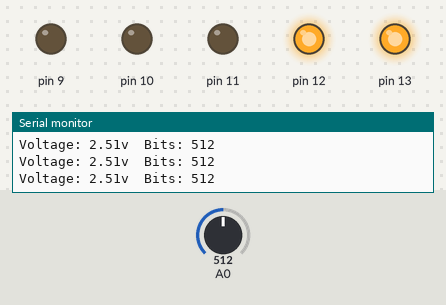
A sketch run on a simulated Arduino Uno, built with avr-gcc and run on an emulated ATmega328P. Parts: output pins drawn as LEDs (lit = HIGH), the last lines printed to the serial monitor. Inputs (shaded band) come from the test bench; at power-on: A0 = 512.

Above: at 1.2 s.
1.3 s: A0 set to 594
2.8 s: A0 set to 622
At 3.2 s:
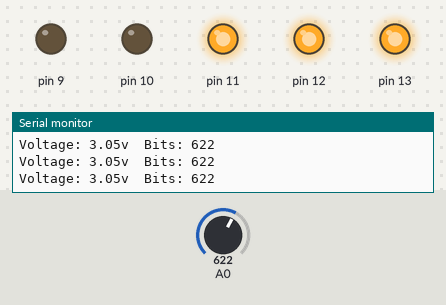
4.3 s: A0 set to 806
5.8 s: A0 set to 830
At 6.4 s:
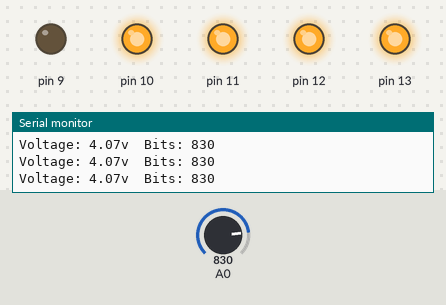
7.3 s: A0 set to 0
At 8.0 s:
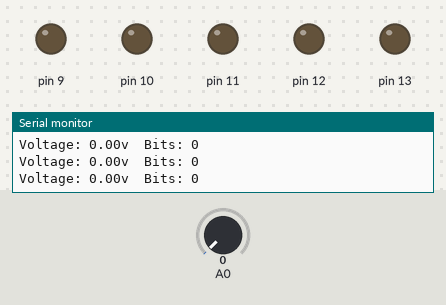
8.8 s: A0 set to 195
11.8 s: A0 set to 217
At 12.8 s:
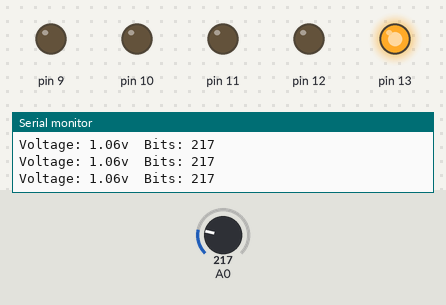
Timing chart, 0 to 14.3 s (numbered marks = the images above; inputs shaded):
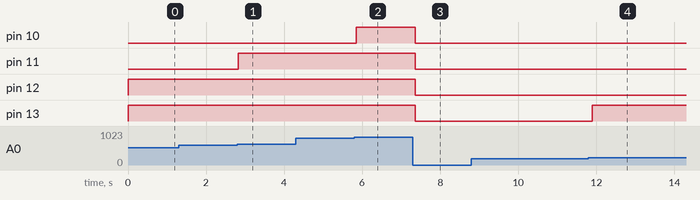

The sketch:

Robotics_14Voltmeter_and_5LEDs.ino
```cpp
//Analog input & Digital ouput
//The Arduino will read the voltage of a potentiometer. Five LEDs connected to the Arduino will turn on or off in accordance to the voltage
//If the voltage is 1, the first LED will turn on, if the voltage is 2, the first to LEDs will turn on, and so on until the voltage is 5 and the five LEDs are turned on

//First the variables must be declared, in this case sensor for the reading of bits, and v for the convertion from bits to voltage.
float sensor; //sensor is a float because operations with integers only give back integers, so in order to have decimals in the voltage, it is necessary to use float
float v;
int sensorInt; //This converts the float of the sensor to an integer, since it is not necessary to display .00

void setup() {

pinMode(A0,INPUT_PULLUP);
pinMode(13,OUTPUT);
pinMode(12,OUTPUT);
pinMode(11,OUTPUT);
pinMode(10,OUTPUT);
pinMode(9,OUTPUT);

  Serial.begin(9600);
  // Print a message to the LCD.

}

void loop() {


sensor=analogRead(A0); //HERE IT READS
v=sensor/(1023/5);
sensorInt=sensor; //THIS CONVERTS THE FLOAT OF THE SENSOR TO AN INTEGER


Serial.print("Voltage: ");
Serial.print(v); //THIS PRINTS THE VOLTAGE
Serial.print("v  ");
Serial.print("Bits: ");
Serial.print(sensorInt); //THIS PRINTS THE BITS AS AN INTEGER
Serial.println();

if (v>=1){ //The voltage must be equal or greater than 1 to turn on the first LED
digitalWrite(13,1); //LED1 ON
} else{
digitalWrite(13,0); //LED1 OFF
}

if(v>=2){ //The voltage must be equal or greater than 2 to turn on the second LED
digitalWrite(12,1); //LED2 ON
} else{
  digitalWrite(12,0); //LED1 OFF
};

if(v>=3){ //The voltage must be equal or greater than 3 to turn on the third LED
digitalWrite(11,1); //LED3 ON
} else{
  digitalWrite(11,0);
};

if(v>=4){ //The voltage must be equal or greater than 4 to turn on the fourth LED
digitalWrite(10,1); //LED4 ON
} else {
  digitalWrite(10,0);
}

if(v>=5){ //The voltage must be equal or greater than 5 to turn on the fifth LED
digitalWrite(9,1); //LED5 ON
} else {
  digitalWrite(9,0);
};


delay(100);

}
```

Measured:
- the behaviour switches between 611 and 612 on A0 (found by bisection; images 0 and 1)
- the behaviour switches between 815 and 816 on A0 (found by bisection; images 1 and 2)
- the behaviour switches between 203 and 204 on A0 (found by bisection; images 3 and 4)
- after the input at 2.8 s, pin 11: LOW → HIGH at once
- after the input at 5.8 s, pin 10: LOW → HIGH after 0.05 s
- after the input at 7.3 s, pin 10–13: HIGH → LOW after 0.06 s
- after the input at 11.8 s, pin 13: LOW → HIGH after 0.10 s
